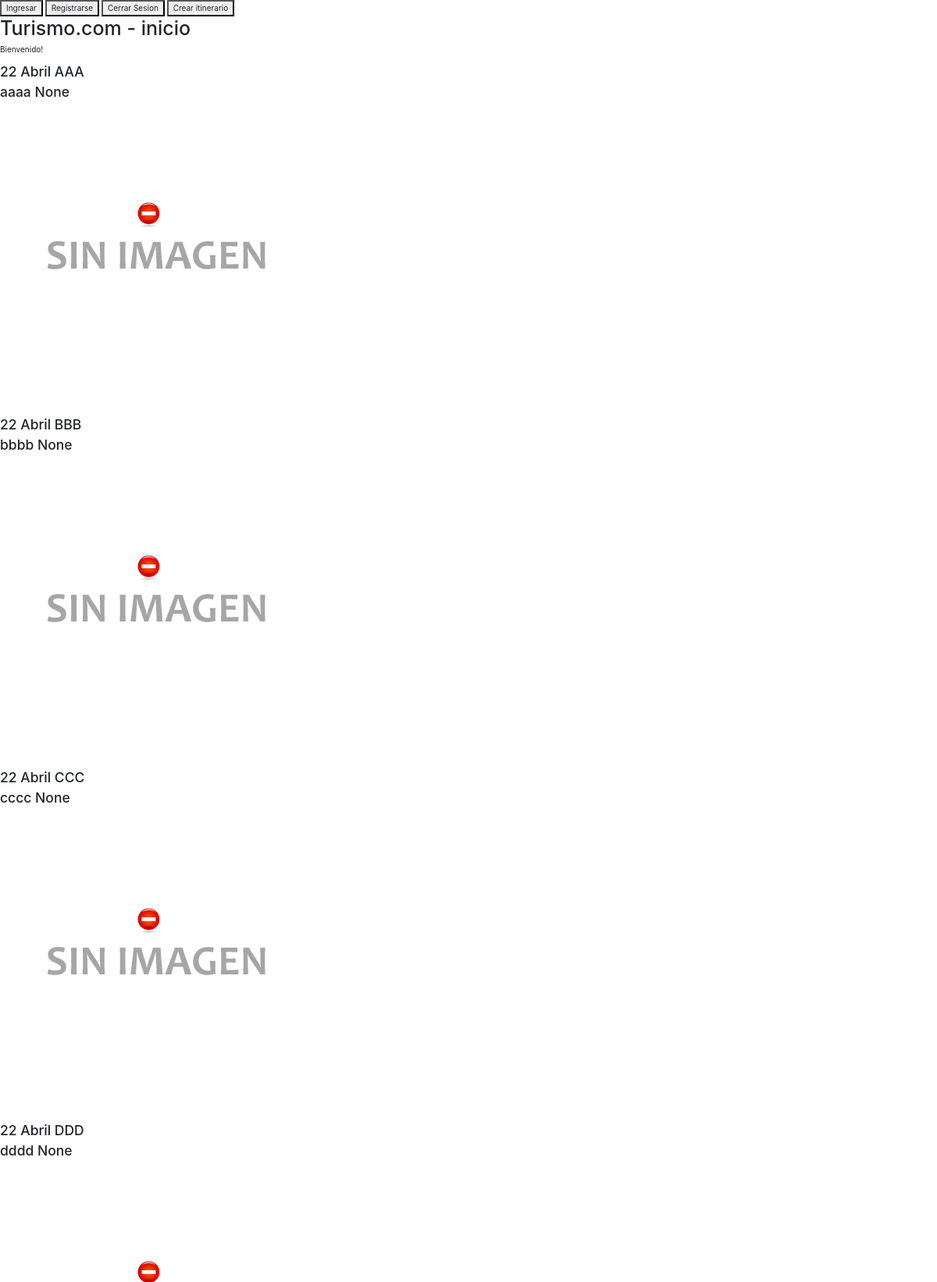
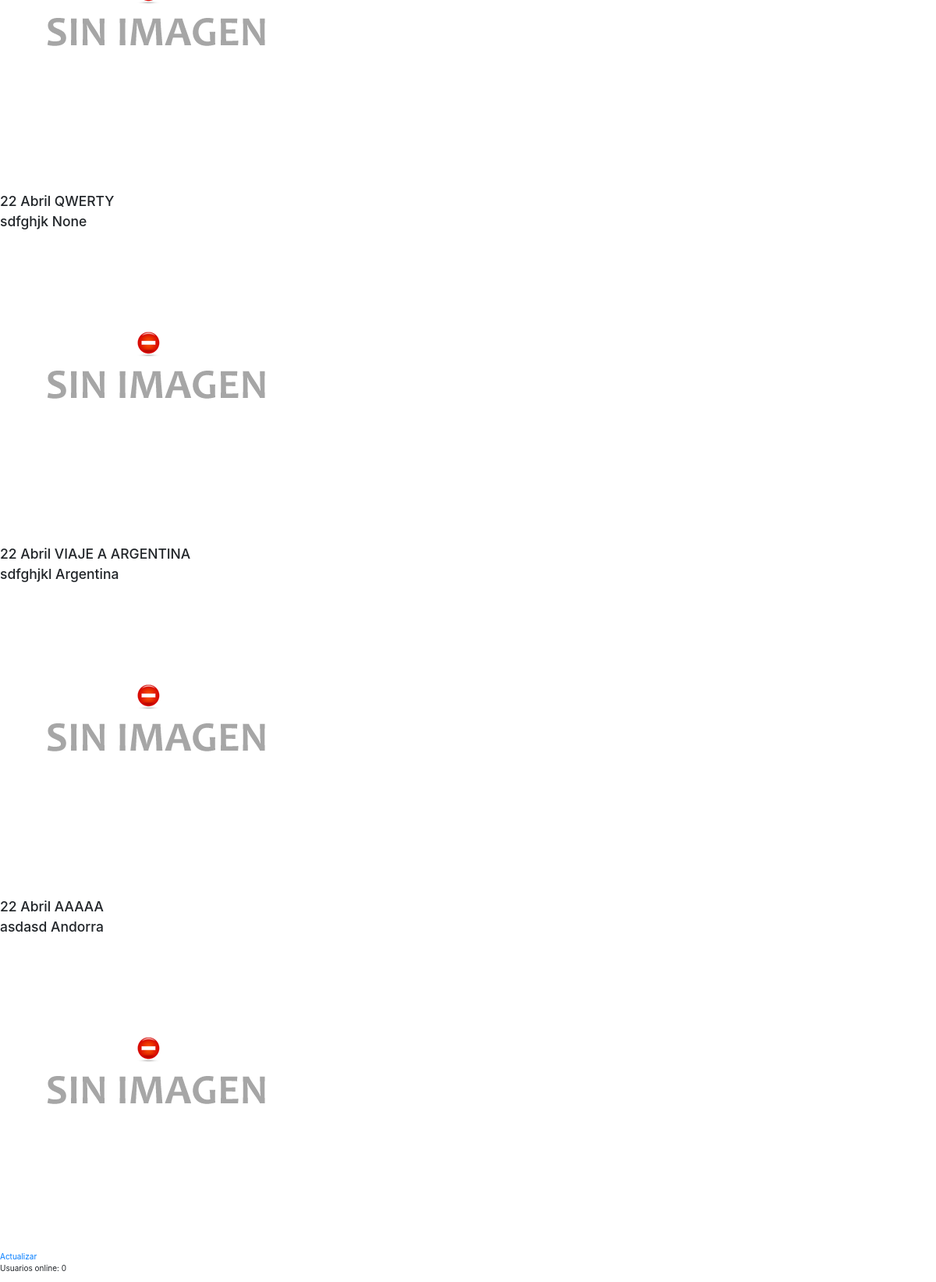
/inicio/, run on an earlier commit of the app's database (2 pictures, top to bottom).
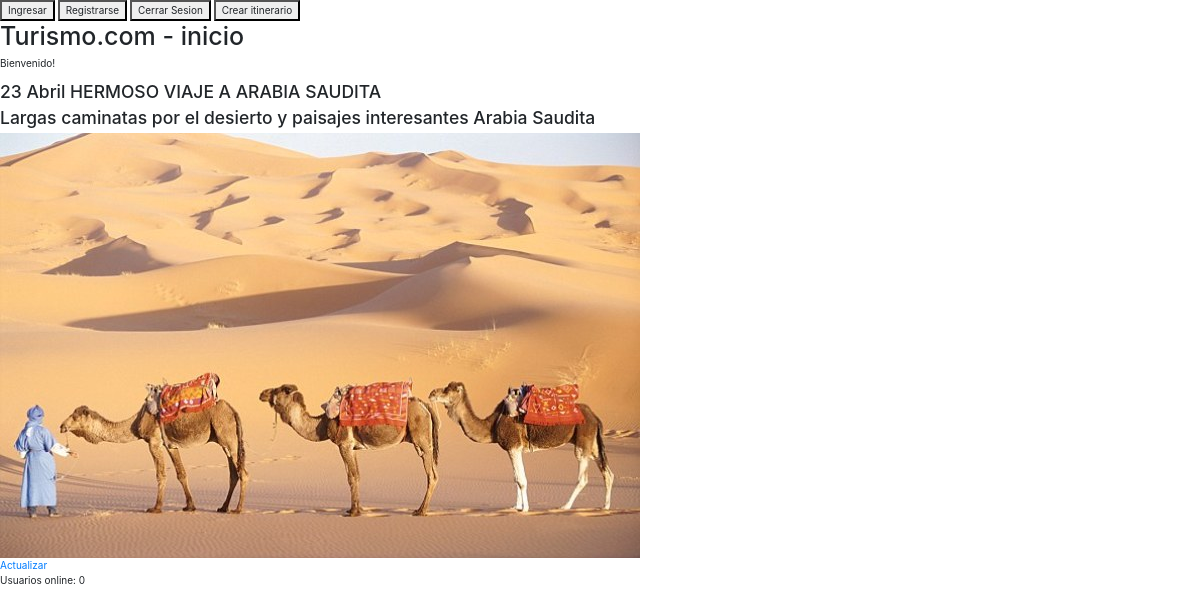
And on a later commit of the database.
### sitio/models.py (models this page shows, shortened)
class Itinerario(models.Model):
    usuario = models.ForeignKey(User, null=True, blank=True)
    titulo = models.CharField(max_length=50)
    estado = models.ForeignKey(Estado, null=True, blank=True)
    texto_general = models.CharField(max_length=1000)
    foto_general = models.ImageField(upload_to = 'sitio/imagenes/',
        default = 'sitio/imagenes/none/no-img.png')
    pais_destino = models.ForeignKey(Pais, null=True, blank=True)
    fecha = models.DateTimeField()
    fecha_salida = models.DateField()
    fecha_llegada = models.DateField()

class Pais(models.Model):
    nombre = models.CharField(max_length=50)
    def __str__(self):
        return self.nombre

### sitio/views.py (the view)
# urls.py: url(r'^inicio/$', inicio),
def inicio(request):
    itinerarios = Itinerario.objects.all()
    return render(request, 'inicio.html', {'lista_itinerarios': itinerarios})

### sitio/templates/inicio.html (shortened to what this page needs)
{% extends 'base.html' %}
{% load static %}
{% block extra_html %}
	<form style="display: inline" action="http://127.0.0.1:8000/accounts/login/" method="get">
	  <button>Ingresar</button>
	</form>
	<form style="display: inline" action="http://127.0.0.1:8000/accounts/register/" method="get">
	  <button>Registrarse</button>
	</form>
	<form style="display: inline" action="http://127.0.0.1:8000/accounts/logout/" method="get">
	  <button>Cerrar Sesion</button>
	</form>
	<form style="display: inline" action="http://127.0.0.1:8000/crear_itinerario/" method="get">
	  <button>Crear itinerario</button>
	</form>
{% endblock %}
{% block titulo %} - inicio{% endblock %}
{% block contenido %}
    <div id="lista-itinerarios">
        {% include 'lista_itinerarios.html' %}
    </div>
    <a href="#" id="actualizar-usuarios">Actualizar</a>
{% endblock %}

### sitio/templates/base.html (shortened to what this page needs)
{% load static %}
<html>
<head>
    <link rel="stylesheet" href="https://maxcdn.bootstrapcdn.com/bootstrap/3.3.7/css/bootstrap.min.css">
    <link rel="stylesheet" href="bootstrap.min.css" />
    {% block extra_html %}
    {% endblock %}
</head>
<body>
    <h1>Turismo.com {% block titulo %}{% endblock %}</h1>
    <p>Bienvenido!</p>
    {% block contenido %}{% endblock %}
    <p>Usuarios online: <span id="cantidad-usuarios">0</span></p>
</body>
</html>

### sitio/templates/lista_itinerarios.html
{% for itinerario in lista_itinerarios %}
    <h3>{{ itinerario.fecha|date:"j F" }} {{ itinerario.titulo|upper }}</h3>
    <h3>{{ itinerario.texto_general }} {{ itinerario.pais_destino }}</h3>
    <img src = "{{ itinerario.foto_general.url }}" />
{% endfor %}

What changed in the data, as far as the page shows it:
removed Itinerario: fecha "22 Abril", titulo "AAA", texto_general "aaaa", pais_destino "None", foto_general (placeholder picture)
removed Itinerario: fecha "22 Abril", titulo "BBB", texto_general "bbbb", pais_destino "None", foto_general (placeholder picture)
removed Itinerario: fecha "22 Abril", titulo "CCC", texto_general "cccc", pais_destino "None", foto_general (placeholder picture)
removed Itinerario: fecha "22 Abril", titulo "DDD", texto_general "dddd", pais_destino "None", foto_general (placeholder picture)
removed Itinerario: fecha "22 Abril", titulo "QWERTY", texto_general "sdfghjk", pais_destino "None", foto_general (placeholder picture)
removed Itinerario: fecha "22 Abril", titulo "VIAJE A ARGENTINA", texto_general "sdfghjkl", pais_destino "Argentina", foto_general (placeholder picture)
removed Itinerario: fecha "22 Abril", titulo "AAAAA", texto_general "asdasd", pais_destino "Andorra", foto_general (placeholder picture)
added Itinerario: fecha "23 Abril", titulo "HERMOSO VIAJE A ARABIA SAUDITA", texto_general "Largas caminatas por el desierto y paisajes interesantes", pais_destino "Arabia Saudita", foto_general (picture)
